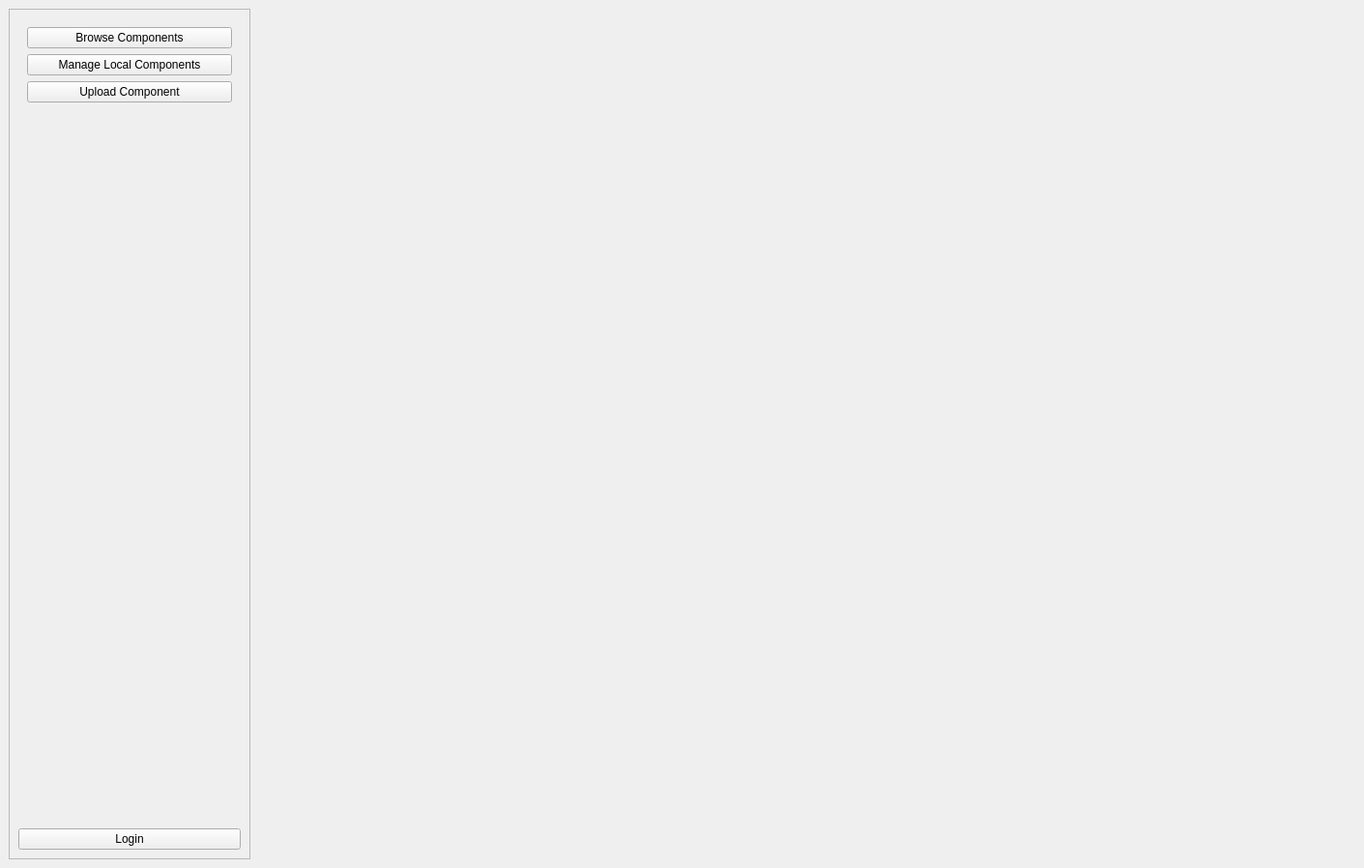
<?xml version="1.0" encoding="UTF-8"?>
<ui version="4.0">
 <class>MainWindow</class>
 <widget class="QMainWindow" name="MainWindow">
  <property name="geometry">
   <rect>
    <x>0</x>
    <y>0</y>
    <width>1411</width>
    <height>898</height>
   </rect>
  </property>
  <property name="windowTitle">
   <string>MainWindow</string>
  </property>
  <widget class="QWidget" name="centralwidget">
   <layout class="QHBoxLayout" name="horizontalLayout">
    <item>
     <widget class="QFrame" name="frame">
      <property name="sizePolicy">
       <sizepolicy hsizetype="Expanding" vsizetype="Expanding">
        <horstretch>0</horstretch>
        <verstretch>0</verstretch>
       </sizepolicy>
      </property>
      <property name="maximumSize">
       <size>
        <width>250</width>
        <height>16777215</height>
       </size>
      </property>
      <property name="frameShape">
       <enum>QFrame::StyledPanel</enum>
      </property>
      <property name="frameShadow">
       <enum>QFrame::Raised</enum>
      </property>
      <layout class="QVBoxLayout" name="verticalLayout">
       <item>
        <widget class="QWidget" name="navigationWidget" native="true">
         <layout class="QVBoxLayout" name="verticalLayout_2">
          <item>
           <widget class="QPushButton" name="browseButton">
            <property name="text">
             <string>Browse Components</string>
            </property>
           </widget>
          </item>
          <item>
           <widget class="QPushButton" name="LocalButton">
            <property name="text">
             <string>Manage Local Components</string>
            </property>
           </widget>
          </item>
          <item>
           <widget class="QPushButton" name="uploadButton">
            <property name="text">
             <string>Upload Component</string>
            </property>
           </widget>
          </item>
         </layout>
        </widget>
       </item>
       <item>
        <spacer name="verticalSpacer">
         <property name="orientation">
          <enum>Qt::Vertical</enum>
         </property>
         <property name="sizeHint" stdset="0">
          <size>
           <width>20</width>
           <height>767</height>
          </size>
         </property>
        </spacer>
       </item>
       <item>
        <layout class="QVBoxLayout" name="notificationArea"/>
       </item>
       <item>
        <widget class="QPushButton" name="userPushButton">
         <property name="text">
          <string>Login</string>
         </property>
        </widget>
       </item>
      </layout>
     </widget>
    </item>
    <item>
     <widget class="QStackedWidget" name="stackedWidget">
      <property name="minimumSize">
       <size>
        <width>500</width>
        <height>0</height>
       </size>
      </property>
     </widget>
    </item>
   </layout>
  </widget>
 </widget>
 <resources/>
 <connections/>
</ui>
